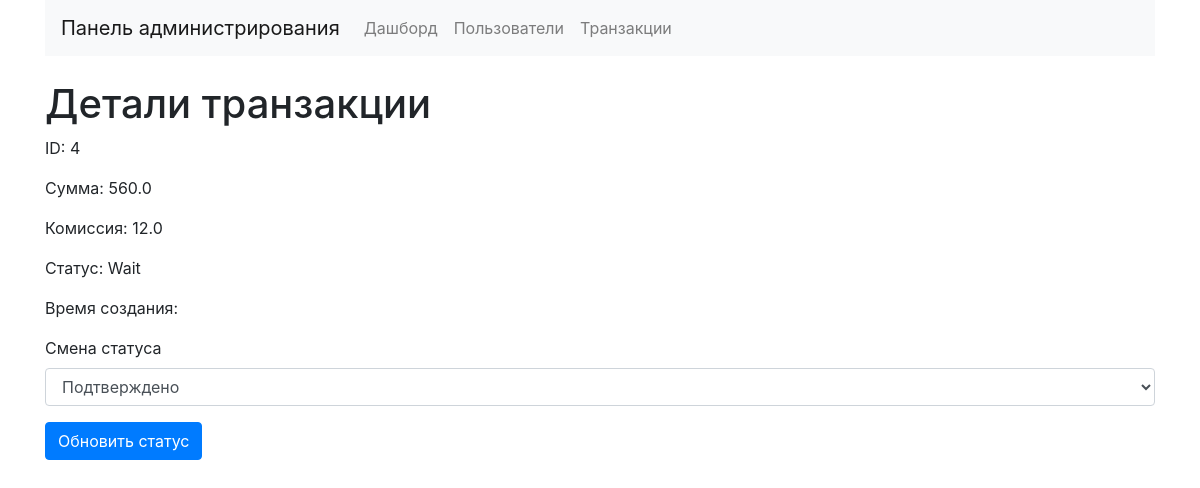
The page /transaction/view/4 on the database as committed earlier.
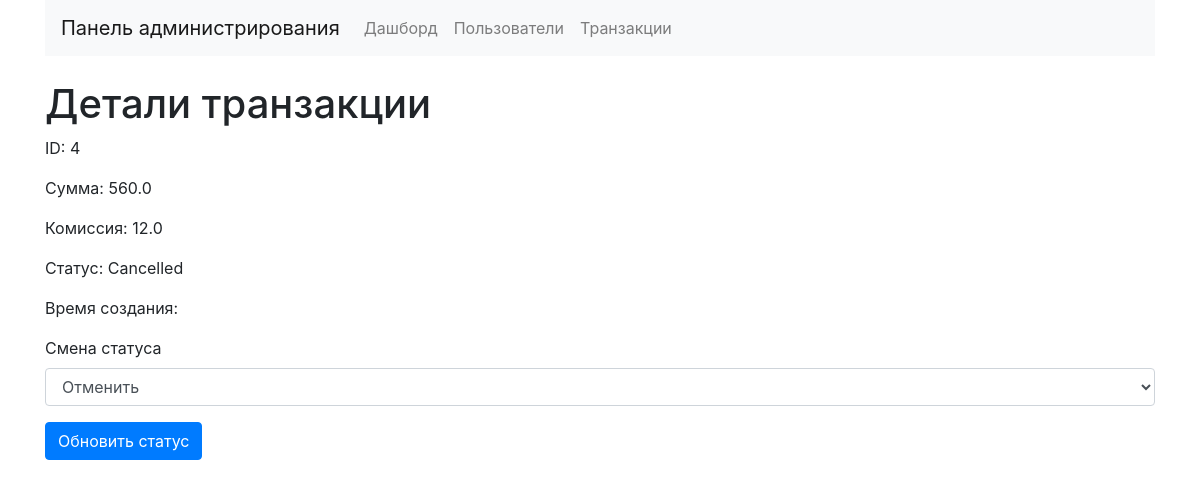
The same page on the database as committed later.
### app/models/transaction.py (models this page shows, shortened)
class Transaction(db.Model):
    id: so.Mapped[int] = so.mapped_column(primary_key=True, comment='Идентификатор')
    amount: so.Mapped[float] = so.mapped_column(sa.Float, nullable=False, comment='Сумма')
    commission: so.Mapped[float] = so.mapped_column(sa.Float, nullable=False, comment='Комиссия')
    status: so.Mapped[str] = so.mapped_column(
        ChoiceType({'Wait': 'Wait', 'Confirmed': 'Confirmed', 'Cancelled': 'Cancelled', 'Expired': 'Expired'}),
        comment='Статус',
    )
    created_at = db.Column(DateTime, default=datetime.utcnow, comment='Время создания')

### app/apis/transaction.py (the view, shortened to what this page needs)
@app.route('/transaction/view/<int:transaction_id>', methods=['GET', 'POST'])
def view_transaction(transaction_id):
    transaction = Transaction.query.get(transaction_id)
    if not transaction:
        flash('Транзакция не найдена')
        return redirect(url_for('list_transactions'))
    return render_template('view_transaction.html', transaction=transaction)

### app/models/custom_choice.py (called while the page is built)
    def process_result_value(self, value, dialect):
        if value is None:
            return None
        return self.choices.get(value)

### app/templates/view_transaction.html
{% extends 'layout.html' %}
{% block content %}
    <h1>Детали транзакции</h1>
    <p>ID: {{ transaction.id }}</p>
    <p>Сумма: {{ transaction.amount }}</p>
    <p>Комиссия: {{ transaction.commission }}</p>
    <p>Статус: {{ transaction.status }}</p>
    <p>Время создания: {{ transaction.create_at }}</p>
    <form method="POST">
        <div class="form-group">
            <label for="status">Смена статуса</label>
            <select name="status" class="form-control" id="status">
                <option value="Confirmed" {% if transaction.status == 'Confirmed' %}selected{% endif %}>Подтверждено</option>
                <option value="Cancelled" {% if transaction.status == 'Cancelled' %}selected{% endif %}>Отменить</option>
            </select>
        </div>
        <button type="submit" class="btn btn-primary">Обновить статус</button>
    </form>
{% endblock %}

### app/templates/layout.html (shortened to what this page needs)
<!DOCTYPE html>
<html lang="en">
<head>
    <link rel="stylesheet" href="https://stackpath.bootstrapcdn.com/bootstrap/4.5.2/css/bootstrap.min.css">
</head>
<body>
<div class="container">
    <nav class="navbar navbar-expand-lg navbar-light bg-light">
        <a class="navbar-brand" href="/">Панель администрирования</a>
        <div class="collapse navbar-collapse">
            <ul class="navbar-nav">
                <li class="nav-item"><a class="nav-link" href="{{ url_for('dashboard') }}">Дашборд</a></li>
                <li class="nav-item"><a class="nav-link" href="{{ url_for('users') }}">Пользователи</a></li>
                <li class="nav-item"><a class="nav-link" href="{{ url_for('transactions') }}">Транзакции</a></li>
            </ul>
        </div>
    </nav>
    <div class="mt-4">
        {% block content %}{% endblock %}
    </div>
</div>
</body>
</html>

Rows that differ between the two databases and show on the page:
changed Transaction id 4: status "Wait" → "Cancelled"; status (not shown) → "Отменить"
Other text that changed with them:
form field status: "Подтверждено" → (not shown)
